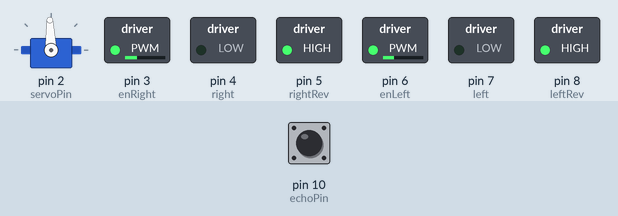
This sketch was run on a simulated Arduino Uno, built with avr-gcc and run on an emulated ATmega328P. Parts: servo, switched loads named in the sketch (green lamp = pin HIGH). The inputs (shaded band) are chosen by the test bench; at power-on: pin 10 (echoPin) LOW. Pins used as bus, display or sensor lines are not drawn.

Above: at 1.2 s.
1.3 s: pin 10 (echoPin) pulsed HIGH 2 times (0.12 s each, 0.3 s apart)
At 2.5 s:
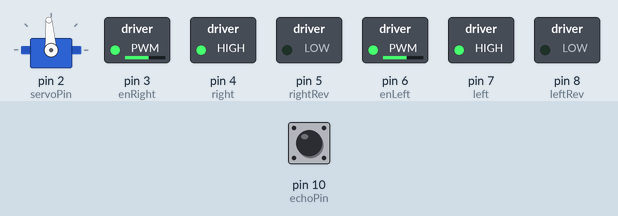
4.3 s: pin 10 (echoPin) pulsed HIGH 5 times (0.12 s each, 0.3 s apart)
At 9.4 s:
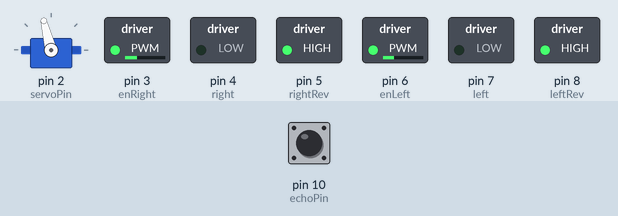
At 25.4 s:
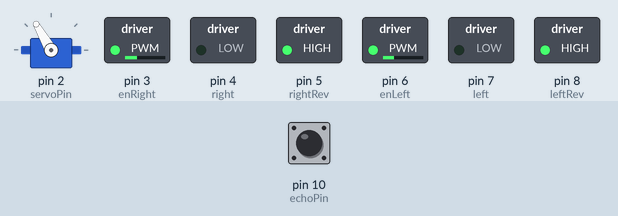
Timing chart, 0 to 27.1 s (numbered marks = the images above; inputs shaded):
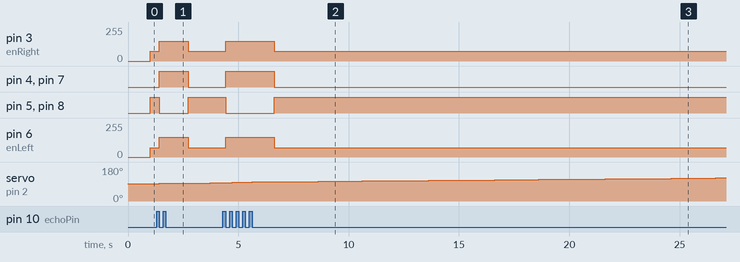

The sketch:

sketch_aug18a.ino
```cpp
#include <Servo.h>
Servo servo;
const int servoPin=2;

// UltraSound Pins
const int trigPin = 9;
const int echoPin=10;

// Motor controller
const int enRight = 3;
const int right = 4;
const int rightRev = 5; // The right reverse pin
const int enLeft = 6;
const int left = 7;
const int leftRev = 8;

#define SOUND_VELOCITY 0.034
long duration;
float distance;

const int mem_length = 90;
float memory[mem_length][2];
int mem_counter = 0;

const int spookDistance = 35;  // Distance at which the rover stops ignoring obstacles
const int revDistance=10; // Distance at which the arduino reverses
int servo_pos=90; // Initial starting angle
int increaseServoAngle = 1; // Motor step angle (keep positive)


void setup() {
  pinMode(trigPin,  OUTPUT);
  pinMode(echoPin, INPUT);
  pinMode(enRight, OUTPUT);
  pinMode(enLeft, OUTPUT);
  pinMode(right, OUTPUT);
  pinMode(rightRev, OUTPUT);
  pinMode(left, OUTPUT);
  pinMode(leftRev, OUTPUT);
  servo.attach(servoPin);
  servo.write(servo_pos);
  delay(10);
}

void loop() {
  if (servo_pos >= 135 or servo_pos <= 45) {
    increaseServoAngle = -1*increaseServoAngle;
  }

  servo_pos += increaseServoAngle;
  servo.write(servo_pos);
  digitalWrite(trigPin, LOW);
  delayMicroseconds(2);
  digitalWrite(trigPin, HIGH);
  delayMicroseconds(10);
  duration = pulseIn(echoPin, HIGH);
  distance = duration*SOUND_VELOCITY/2;

  if (distance > spookDistance) {
    analogWrite(enRight, 150);
    analogWrite(enLeft, 150);
    digitalWrite(right, HIGH);
    digitalWrite(left, HIGH);
    digitalWrite(rightRev, LOW);
    digitalWrite(leftRev, LOW);
  } else if (distance < revDistance) {
    analogWrite(enRight,75);
    analogWrite(enLeft, 70);
    digitalWrite(right, LOW);
    digitalWrite(left, LOW);
    digitalWrite(rightRev, HIGH);
    digitalWrite(leftRev, HIGH);
  } else {
      int max_dist=0;
      int pos;

      for (int i = 0; i < mem_length; i++ ) {
              if (memory[i][1] > max_dist) {
                      max_dist = memory[i][1];
                      pos = memory[i][0];
                  }
          }

      float ch_direction = map(pos, 45, 135, -50, 50);

      analogWrite(enRight, 100 + ch_direction);
      analogWrite(enLeft,  100 - ch_direction);

      digitalWrite(right, HIGH);
      digitalWrite(left, HIGH);
      digitalWrite(rightRev, LOW);
      digitalWrite(leftRev, LOW);
    }

      mem_counter = (mem_counter + 1)%20;
      memory[mem_counter][0] = distance;
      memory[mem_counter][1] = servo_pos;
}
```

Measured:
- after the input at 1.3 s, pin 3 (enRight): 75/255 → 150/255 after 0.12 s, → 75/255 1.3 s later; pin 4 (right), pin 7 (left): LOW → HIGH after 0.12 s, → LOW 1.3 s later; pin 5 (rightRev), pin 8 (leftRev): HIGH → LOW after 0.12 s, → HIGH 1.3 s later; pin 6 (enLeft): 70/255 → 150/255 after 0.12 s, → 70/255 1.3 s later
- after the input at 4.3 s, pin 3 (enRight): 75/255 → 150/255 after 0.12 s, → 75/255 2.2 s later; pin 4 (right), pin 7 (left): LOW → HIGH after 0.12 s, → LOW 2.2 s later; pin 5 (rightRev), pin 8 (leftRev): HIGH → LOW after 0.12 s, → HIGH 2.2 s later; pin 6 (enLeft): 70/255 → 150/255 after 0.12 s, → 70/255 2.2 s later
